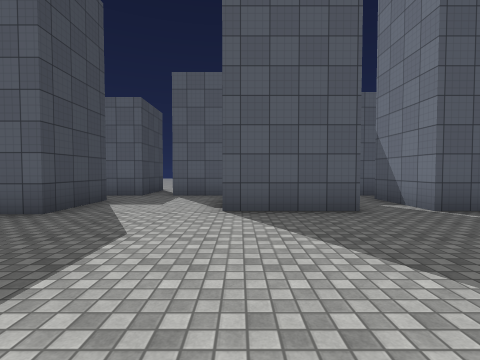
View 1 (above)

24 first-person views from a walk through a Unity game level. The camera is 1.4 m above the floor, tilts 2° down and sees 85° across. The floor is counted in squares, 2 m on a side. Each view is taken from the middle of a square. On the plan, view 1 faces up. The plan holds only what a view shows up to about 9 squares ahead; the rest is blank. The place goes on beyond the plan. Surface patterns are stand-ins for the level's own textures.

View 2
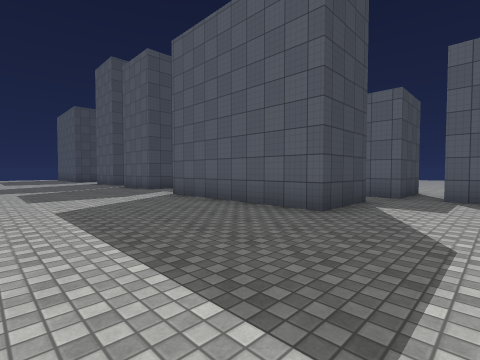

View 3
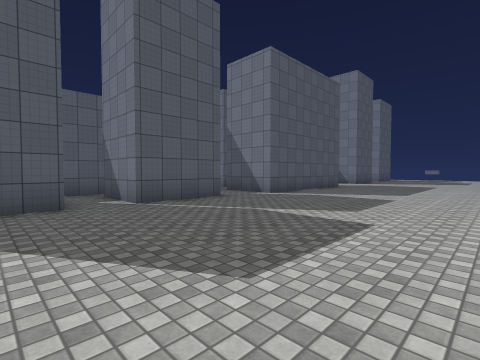

View 4
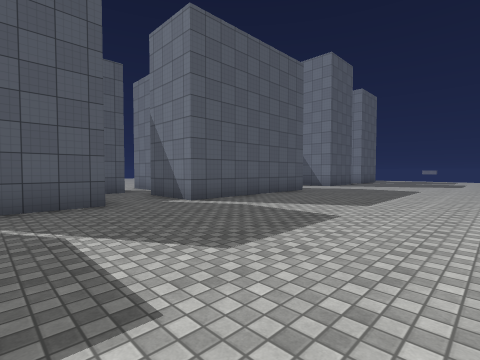

View 5
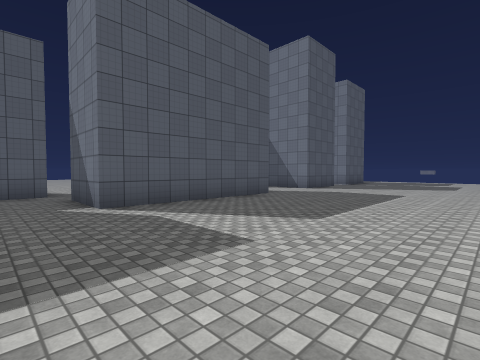

View 6
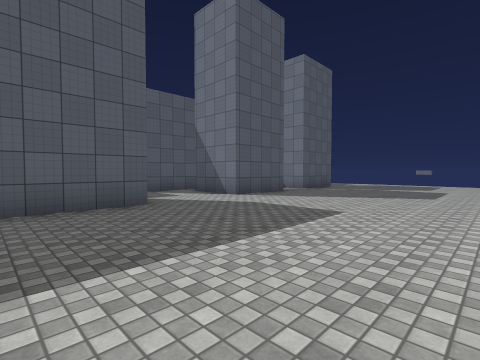

View 7
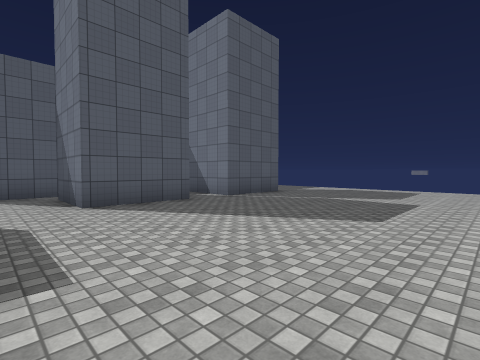

View 8
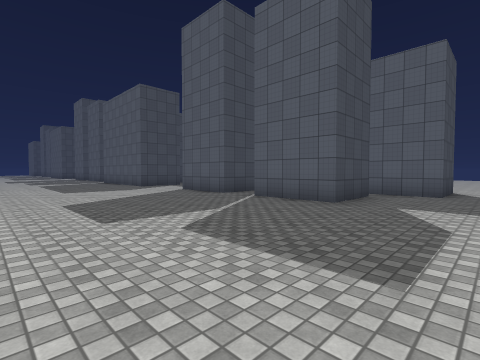

View 9
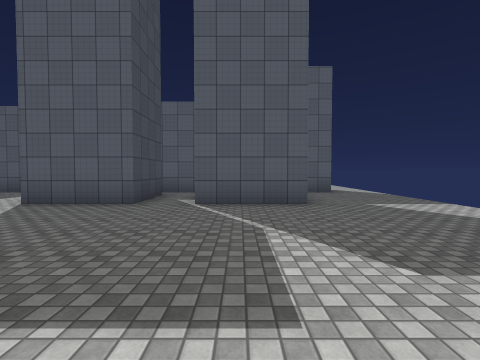

View 10
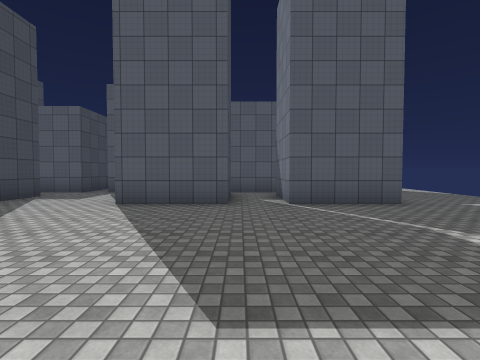

View 11
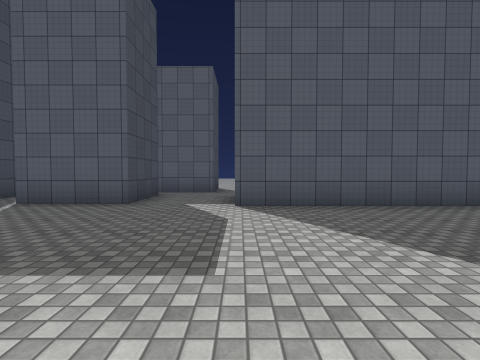

View 12
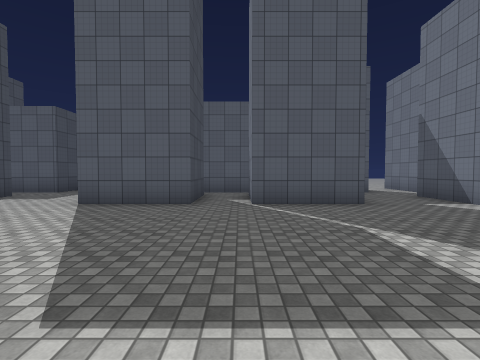

View 13
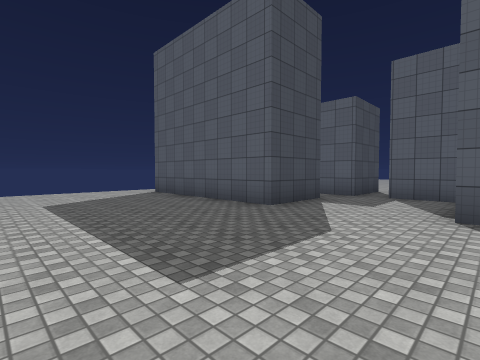

View 14
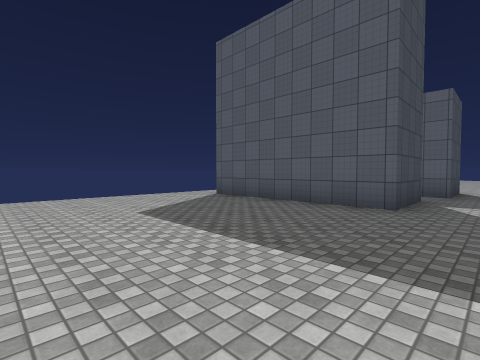

View 15
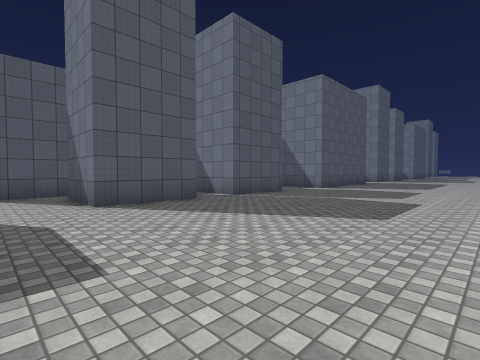

View 16
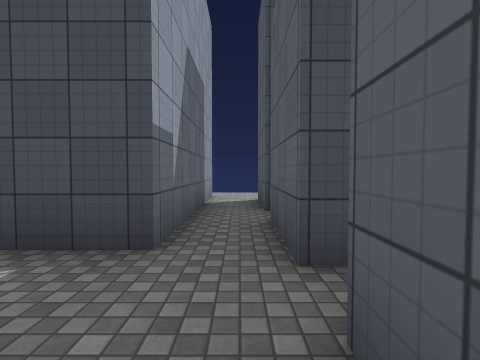

View 17
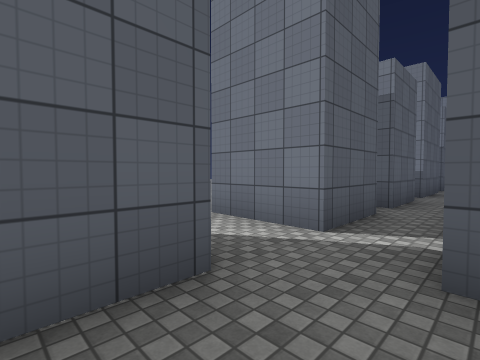

View 18
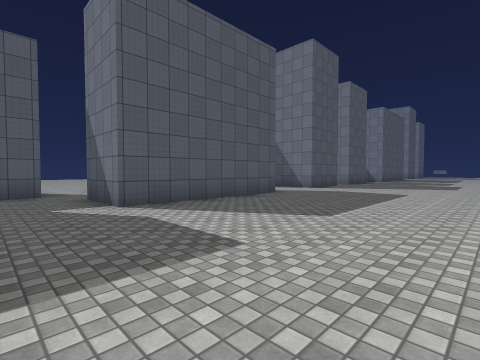

View 19
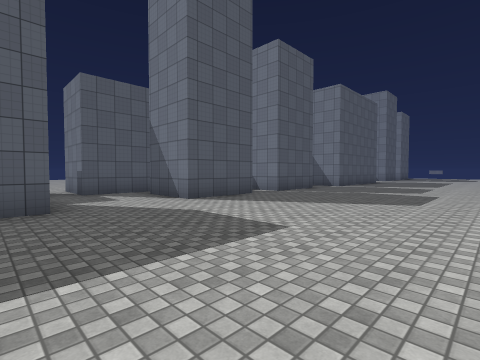

View 20
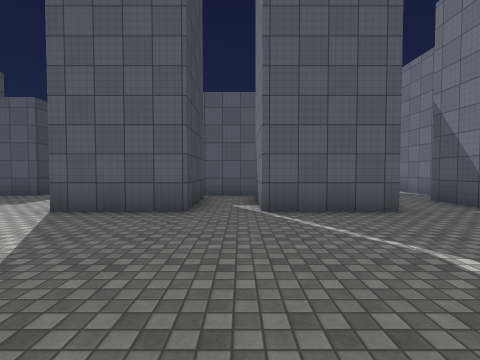

View 21
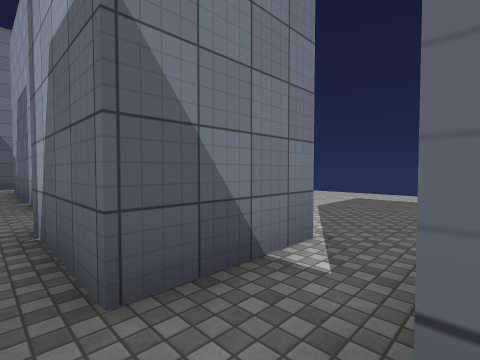

View 22
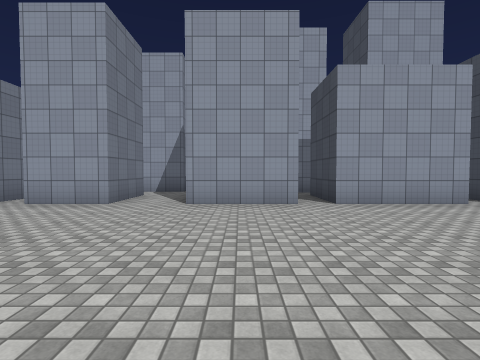

View 23
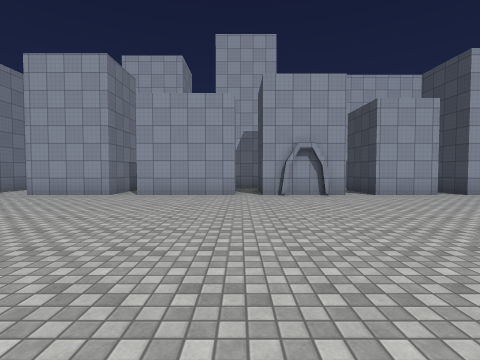

View 24
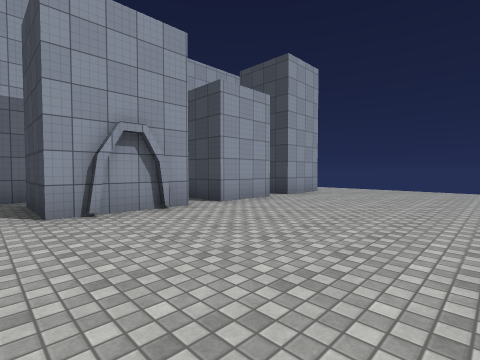

### Floor plan
Points are (right, up) in squares from view 1. A wall is a line through its corners. A room is listed if a view was taken in it or the views show most of it. See-through windows are left out.
Room 1 (views 1, 2, 3, 4, 5, 6, 7, 8, 9, 10, 11, 12, 13, 14, 15, 16, 17, 18, 19, 20)
walls: (2.1, 6.6) (2.1, 4.5) (-0.3, 4.5) (-0.3, 6.6); (-3.2, 6.2) (-3.2, 4.2) (-8.1, 4.2) (-8.1, 6.2); (0.5, 7.4) (-1.9, 7.4); (-2.8, 7.4) (-4.6, 7.4); (5.9, 4.5) (3.4, 4.5) (3.4, 6.6) (5.9, 6.6); (7.4, 7.4) (6.2, 7.4); (8.6, 6.2) (12.5, 6.2) (12.5, 5); (8.5, 7.4) (8.5, 9); (-10.4, 6.6) (-10.4, 4.5) (-12.7, 4.5) (-12.7, 6.4); (12.5, 4.2) (7.6, 4.2) (7.6, 6.2); (12.9, 8) (12.9, 7.4) (11.5, 7.4); (-14, 6.5) (-14, 4.5) (-16.4, 4.5) (-16.4, 6.6); (15.6, 7.4) (13.8, 7.4); (-16.2, 7.4) (-18.1, 7.4); (17.7, 6.6) (17.7, 4.5) (15.4, 4.5) (15.4, 6.6); (-18.9, 7.4) (-20.8, 7.4); (-20.5, 6.2) (-19.3, 6.2) (-19.3, 4.2) (-24.2, 4.2); (21.4, 6.6) (21.4, 4.5) (19, 4.5) (19, 6.6); (22.9, 9.5) (22.9, 7.4) (21.1, 7.4)
ways out: opening at (3, 5.5) to room 2; opening at (4.5, 7) to room 2; opening at (8, 8.5) to room 3; opening at (24, 8.5) to room 3; opening at (-9.5, 5.5) to room 4; opening at (-4, 7) to room 5; opening at (-20, 7) to room 6; opening at (-16, 7) to room 7; opening at (-13, 5.5) to room 8; opening at (18, 5.5) to room 9; opening at (-25, 5.5); opening at (0, 7); opening at (21, 7)
Room 2 (view 21)
walls: (3.9, 7.4) (1.9, 7.4)
ways out: opening at (3, 5.5) to room 1; opening at (4.5, 7) to room 1; opening at (2, 7)
Room 3 (views 22, 23, 24)
walls: (-7.2, 9.5) (-5.4, 9.5); (-11.2, 9.5) (-8.8, 9.5); (-14.9, 9.5) (-12, 9.5); (-18.1, 9.5) (-15.7, 9.5); (-20.8, 9.5) (-18.9, 9.5); (-23.2, 9.5) (-21.6, 9.5)
ways out: opening at (8, 8.5) to room 1; opening at (24, 8.5) to room 1; opening at (-8, 8.5) to room 4; opening at (-5, 8.5) to room 5; opening at (-21, 8.5) to room 6; opening at (-15, 8.5) to room 7
Room 4 (no view inside)
walls: (-8.8, 7.4) (-10.6, 7.4); (-7.2, 7.4) (-7.2, 9.5); (-12.4, 6.6) (-11.9, 6.6)
ways out: opening at (-9.5, 5.5) to room 1; opening at (-8, 8.5) to room 3; opening at (-6.5, 7) to room 5; opening at (-11.5, 7) to room 8
Room 5 (no view inside)
walls: (-5.4, 7.4) (-7.2, 7.4); (-4.6, 7.4) (-4.6, 9.1); (-8.1, 6.2) (-6.8, 6.2)
ways out: opening at (-4, 7) to room 1; opening at (-5, 8.5) to room 3; opening at (-6.5, 7) to room 4
Room 6 (no view inside)
walls: (-24.2, 6.2) (-20.5, 6.2); (-21.6, 9.5) (-21.6, 7.4) (-23.4, 7.4)
ways out: opening at (-20, 7) to room 1; opening at (-21, 8.5) to room 3; opening at (-22.5, 7)
Room 7 (no view inside)
walls: (-15.8, 6.6) (-15.2, 6.6); (-15.7, 9.5) (-15.7, 7.4)
ways out: opening at (-16, 7) to room 1; opening at (-15, 8.5) to room 3; opening at (-14, 7) to room 8
Room 8 (no view inside)
walls: (-12.6, 7.4) (-14.2, 7.4)
ways out: opening at (-13, 5.5) to room 1; opening at (-11.5, 7) to room 4; opening at (-14, 7) to room 7
Room 9 (no view inside)
walls: (19.2, 7.4) (17.5, 7.4)
ways out: opening at (18, 5.5) to room 1; opening at (19, 7)

Where each view was taken, in squares from view 1:
view 1: 0 up, 0 right, facing up
view 2: 0 up, 1 left, facing up-left
view 3: 1 down, 1 right, facing up-right
view 4: 1 down, 4 right, facing up-right
view 5: 1 down, 6 right, facing up-right
view 6: 1 down, 10 right, facing up-right
view 7: 1 down, 14 right, facing up-right
view 8: 1 down, 24 right, facing up-left
view 9: 1 down, 20 right, facing up
view 10: 1 down, 18 right, facing up
view 11: 1 down, 8 left, facing up
view 12: 1 down, 13 left, facing up
view 13: 0 up, 16 left, facing up-left
view 14: 1 down, 18 left, facing up-left
view 15: 1 down, 18 left, facing up-right
view 16: 7 up, 17 left, facing left
view 17: 6 up, 10 left, facing up-right
view 18: 1 down, 10 left, facing up-right
view 19: 1 down, 4 left, facing up-right
view 20: 0 up, 3 right, facing up
view 21: 7 up, 2 right, facing down-right
view 22: 15 up, 10 left, facing down
view 23: 17 up, 15 left, facing down
view 24: 14 up, 15 left, facing down-left
